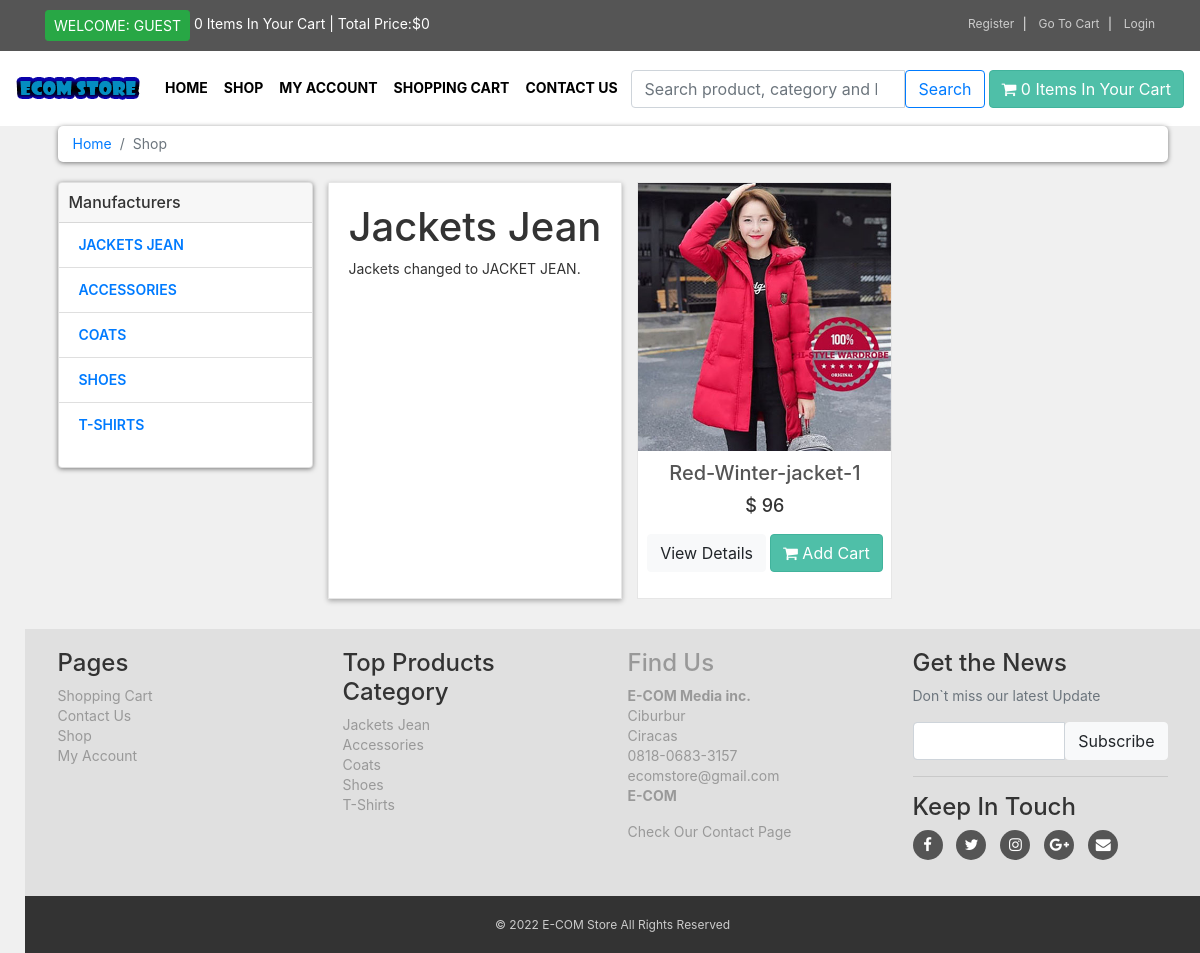
/shop.php?p_cat=1, run on the app's committed database.
### tables this page shows
CREATE TABLE `product_categories` (
  `p_cat_id` int(100) NOT NULL,
  `p_cat_title` text NOT NULL,
  `p_cat_desc` text NOT NULL
);

CREATE TABLE `products` (
  `product_id` int(100) NOT NULL,
  `p_cat_id` int(100) NOT NULL,
  `cat_id` int(100) NOT NULL,
  `date` timestamp NOT NULL DEFAULT current_timestamp() ON UPDATE current_timestamp(),
  `product_title` text NOT NULL,
  `product_img1` text NOT NULL,
  `product_img2` text NOT NULL,
  `product_img3` text NOT NULL,
  `product_price` int(100) NOT NULL,
  `product_keywords` text NOT NULL,
  `product_desc` text NOT NULL
);

### functions/functions.php (the view, shortened to what this page needs)
<?php
 $db = mysqli_connect("localhost","root","","mift_store");
 function getRealIpUser() {
    switch(true) {
        default : return $_SERVER['REMOTE_ADDR'];
    }
 }
function getPCats() {
     global $db;
     $get_p_cats = "select * from product_categories";
     $run_p_cats = mysqli_query($db,$get_p_cats);
     while ($row_p_cats = mysqli_fetch_array($run_p_cats)) {
      $p_cat_id = $row_p_cats['p_cat_id'];
      $p_cat_title = $row_p_cats['p_cat_title'];
      echo "
         <li class='list-group-item'>
            <a href='shop.php?p_cat=$p_cat_id'> $p_cat_title </a>
         </li>
      ";
     }
}
function getpcatpro() {
   global $db;
   if (isset($_GET['p_cat'])) {
       $p_cat_id = $_GET['p_cat'];
       $get_p_cat = "select * from product_categories where p_cat_id='$p_cat_id'";
       $run_p_cat = mysqli_query($db,$get_p_cat);
       $row_p_cat = mysqli_fetch_array($run_p_cat);
       $p_cat_title = $row_p_cat['p_cat_title'];
       $p_cat_desc = $row_p_cat['p_cat_desc'];
       $get_products = "select * from products where p_cat_id='$p_cat_id'";
       $run_products = mysqli_query($db,$get_products);
       $count = mysqli_num_rows($run_products);
       if ($count==0) {
         echo "
         <div class='box'>
            <h1> No Product Found in the Product Category</h1>
         </div>
         ";
       }
       else{
         echo "
         <div class='box'>
            <h1> $p_cat_title </h1>
            <P> $p_cat_desc </p>
         </div>
         ";
       }
       while ($row_products = mysqli_fetch_array($run_products)) {
         $pro_id = $row_products['product_id'];
         $pro_title = $row_products['product_title'];
         $pro_price = $row_products['product_price'];
         $pro_img1 = $row_products['product_img1'];
         echo "
               <div class='col-sm-6 col-md-4 center-responsive'>
               <div class='product'>
                  <a href='details.php?pro_id=$pro_id'>
                  <img src='admin_area/product_images/$pro_img1' class='img-fluid'>
                  </a>
                  <div class='text'>
                  <h3>
                  <a href='details.php?pro_id=$pro_id'> $pro_title </a>
                  </h3>
                  <p class='price'>
                     $ $pro_price
                  </p>
                  <p class='button'>
                     <a  class='btn btn-light' href='details.php?pro_id=$pro_id'>
                     View Details
                     </a>
                     <a  class='btn btn-primary' href='details.php?pro_id=$pro_id'>
                     <i class='fa fa-shopping-cart'></i> Add Cart
                     </a>
                  </p>
                  </div>
               </div>
            </div>
         ";
       }
   }
}
function items() {
   global $db;
   $ip_add = getRealIpUser();
   $get_items = "select * from cart where ip_add='$ip_add'";
   $run_items = mysqli_query($db,$get_items);
   $count_itmes = mysqli_num_rows($run_items);
   echo $count_itmes;
}
function total_price() {
   $total = 0;
   echo "$" . $total;
}
?>

### includes/footer.php (shortened to what this page needs)
<div id="footer">
    <div class="container">
        <div class="row">
            <div class="col-sm-6 col-md-3">
             <h4>Pages</h4>
              <ul>
                  <li><a href="cart.php">Shopping Cart</a></li>
                  <li><a href="contact.php">Contact Us</a></li>
                  <li><a href="shop.php">Shop</a></li>
                  <li><a href="customer/my_account.php">My Account</a></li>
              </ul>
            </div>
            <div class="col-sm-6 col-md-3">
               <h4>Top Products Category</h4>
               <ul>
                   <?php
                    $get_p_cats = "select * from product_categories";
                    $run_p_cats = mysqli_query($con,$get_p_cats);
                    while ($row_p_cats = mysqli_fetch_array($run_p_cats)) {
                        $p_cat_id = $row_p_cats['p_cat_id'];
                        $p_cat_title = $row_p_cats['p_cat_title'];
                        echo "
                           <li>
                              <a href='shop.php?p_cat=$p_cat_id'>
                                $p_cat_title
                              <?a>
                           </li>
                        ";
                    }
                   ?>
               </ul>
            </div>
            <div class="col-sm-6 col-md-3">
              <h4>Find Us</h4>
              <p>
                <strong>E-COM Media inc.</strong>
                <br>Ciburbur
                <br>Ciracas
                <br>0818-0683-3157
                <br>ecomstore@gmail.com
                <br><strong>E-COM</strong>
              </p>
              <a href="contact.php">Check Our Contact Page</a>
            </div>
            <div class="col-sm-6 col-md-3">
                <h4>Get the News</h4>
                <p class="text-muted">
                    Don`t miss our latest Update
                </p>
                <form action="" method="POST">
                    <div class="input-group">
                        <input type="text" class="form-control" name="email">
                        <span class="input-group-btn">
                            <input type="submit" value="Subscribe" class="btn btn-light">
                        </span>
                    </div>
                </form>
                <hr>
                <h4>Keep In Touch</h4>
                <p class="social">
                    <a href="#" class="fa fa-facebook"></a>
                    <a href="#" class="fa fa-twitter"></a>
                    <a href="#" class="fa fa-instagram"></a>
                    <a href="#" class="fa fa-google-plus"></a>
                    <a href="#" class="fa fa-envelope"></a>
                </p>
            </div>
        </div>
    </div>
</div>
<div id="copyright">
    <div class="container">
        <div class="row">
            <div class="col-md-12">
                <p class="text-center">&copy; 2022 E-COM Store All Rights Reserved</p>
            </div>
        </div>
    </div>
</div>

### style/style.css (style rules this page uses)
* { margin: 0; padding: 0; }
body { font-size: 14px; line-height: 1.43; color: #333333; background: #f0f0f0; overflow-x: hidden; }
.btn-primary { color:rgb(255, 255,255); background: rgb(79, 191, 168); border-color: rgb(65, 179,156); }
.box { background: #ffffff; margin: 0 0 30px; border: 1px solid #e6e6e6; box-sizing: border-box; padding: 20px; box-shadow: 0px 2px 5px rgba(0, 0, 0, .3); }
#content .product { background: #ffffff; border: 1px solid #e6e6e6; margin-bottom: 30px; box-sizing: border-box; }
#content .product .text { padding: 10px 0px 0px; }
#content .product .text .price { font-size: 18px; text-align: center; font-weight: 500; }
#content .product .text .button { text-align: center; clear: both; }
#content .product .text .button .btn { margin-bottom: 10px; }
#content .product .text h3 { text-align: center; font-size: 20px; }
#content .product .text h3 a { color: rgb(85, 85, 85); }
#footer { background: #e0e0e0; padding: 20px 0; }
#footer a { color: #999999; padding: 0; text-decoration: none; }
#footer ul { list-style: none; padding: 0px; }
.social { text-align: left; }
#footer .social a { margin: 0px 10px 0px 0px; display: inline-block; color: #ffffff; width: 30px; height: 30px; border-radius: 15px; line-height: 30px; font-size: 15px; text-align: center; vertical-align: bottom; background: #555555; text-decoration: none; }
#copyright { background: #333333; color: #cccccc; padding: 20px 0px; font-size: 12px; }
#copyright p { margin: 0px; }
#content .card.sidebar-menu ul.list-group.category-menu li a { text-transform: uppercase; font-weight: 600; }

### data on the page
product_categories: p_cat_title "JACKETS JEAN", p_cat_title "Jackets Jean", p_cat_desc "Jackets changed to JACKET JEAN."
product_categories: p_cat_title "ACCESSORIES", p_cat_title "Accessories"
product_categories: p_cat_title "COATS", p_cat_title "Coats"
product_categories: p_cat_title "SHOES", p_cat_title "Shoes"
product_categories: p_cat_title "T-SHIRTS", p_cat_title "T-Shirts"
products: product_img1 (picture), product_title "Red-Winter-jacket-1", product_price "96"

### other printed values
$count_itmes "0 0"
$total "0"
